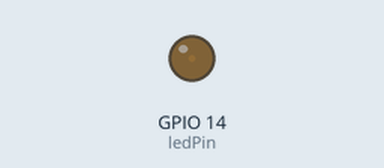
The sketch below on a simulated ESP32. On the bench: output pins drawn as LEDs (lit = HIGH).

Above: at 0.1 s.
At 14.29 s:
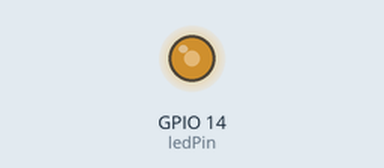
At 20.17 s:
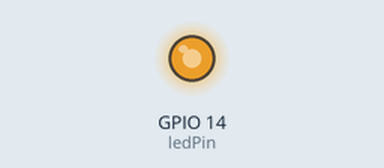
At 39.93 s:
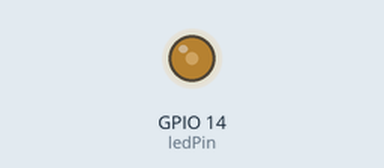
Timing chart, 0 to 40.0 s (numbered marks = the images above):
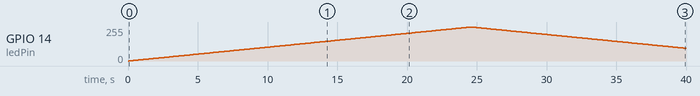

Measured:
- by itself, GPIO 14 (ledPin): rises from 0/255 to 255/255 in 24.5 s, then falls to 95/255 in 15.4 s

The sketch:

pwm_pt2.ino
```cpp
/*
Exemplo do uso do PWM com LEDC
Descrição: Demonstra o uso da função LEDC para controlar o brilho de um LED.


Autor: Davi C. Menez
*/

//Mapa dos Pinos
#define LED_VERMELHO 14 //LED Vermelho
#define LED_VERDE 13 //LED Verde
#define LED_AZUL 12 //LED Azul
#define BOTAO_1 7 //Pino de conexão do botão 1
#define BOTAO_2 6 //Pino de conexão do botão 2
#define BOTAO_3 5 //Pino de conexão do botão 3
#define BOTAO_4 4 //Pino de conexão do botão 4
#define BOTAO_5 3 //Pino de conexão do botão 5
#define BOTAO_6 2 //Pino de conexão do botão 6
#define BUZZER 17 //Pino do buzzer

#define LEDC_CHANNEL 0
#define LEDC_FREQ 5000 //1000 = 1KHz
#define LEDC_RESOLUTION 12 //8 Bits é o padrão
#define PWM_MAX_VALUE 4095 //Moudou para 12, logo 2^12 - 1 = 4095 | 2^8 - 1 = 255

const int ledPin = LED_VERMELHO;
int brightness = 0;
int fadeAmount = 5;

void setup() {
  ledcSetup(LEDC_CHANNEL, LEDC_FREQ, LEDC_RESOLUTION);
  ledcAttachPin(ledPin, LEDC_CHANNEL);
}

void loop() {
  ledcWrite(LEDC_CHANNEL, brightness);

  brightness += fadeAmount;

  if (brightness <=0 || brightness >= PWM_MAX_VALUE) {
    fadeAmount =- fadeAmount;
  }
  delay(30);
}
```
